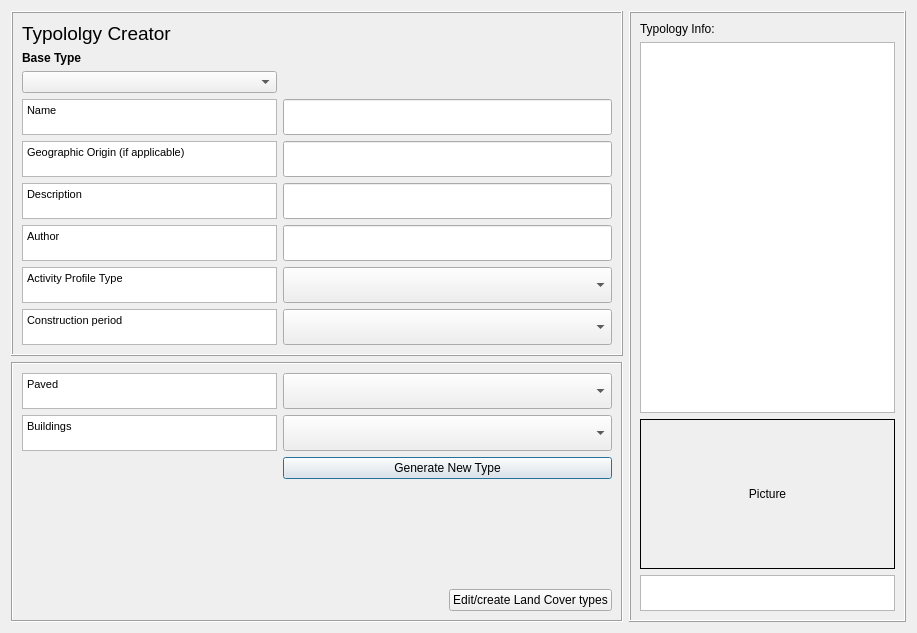
<?xml version="1.0" encoding="UTF-8"?>
<ui version="4.0">
 <class>urban_type_db_editorDialogBase</class>
 <widget class="QDialog" name="urban_type_db_editorDialogBase">
  <property name="geometry">
   <rect>
    <x>0</x>
    <y>0</y>
    <width>917</width>
    <height>633</height>
   </rect>
  </property>
  <property name="windowTitle">
   <string>Urban Type Database editor</string>
  </property>
  <layout class="QGridLayout" name="gridLayout_3">
   <item row="0" column="0">
    <widget class="QFrame" name="frame1">
     <property name="frameShape">
      <enum>QFrame::Box</enum>
     </property>
     <property name="frameShadow">
      <enum>QFrame::Raised</enum>
     </property>
     <layout class="QGridLayout" name="gridLayout">
      <item row="0" column="0">
       <widget class="QLabel" name="label_42">
        <property name="font">
         <font>
          <pointsize>14</pointsize>
         </font>
        </property>
        <property name="text">
         <string>&lt;!DOCTYPE HTML PUBLIC &quot;-//W3C//DTD HTML 4.0//EN&quot; &quot;http://www.w3.org/TR/REC-html40/strict.dtd&quot;&gt;
&lt;html&gt;&lt;head&gt;&lt;meta name=&quot;qrichtext&quot; content=&quot;1&quot; /&gt;&lt;style type=&quot;text/css&quot;&gt;
p, li { white-space: pre-wrap; }
&lt;/style&gt;&lt;/head&gt;&lt;body style=&quot; font-family:'MS Shell Dlg 2'; font-size:7.8pt; font-weight:400; font-style:normal;&quot;&gt;
&lt;p style=&quot; margin-top:0px; margin-bottom:0px; margin-left:0px; margin-right:0px; -qt-block-indent:0; text-indent:0px;&quot;&gt;&lt;span style=&quot; font-size:14pt;&quot;&gt;Typololgy Creator&lt;/span&gt;&lt;/p&gt;&lt;/body&gt;&lt;/html&gt;</string>
        </property>
       </widget>
      </item>
      <item row="1" column="0">
       <widget class="QLabel" name="label">
        <property name="sizePolicy">
         <sizepolicy hsizetype="Preferred" vsizetype="Minimum">
          <horstretch>0</horstretch>
          <verstretch>0</verstretch>
         </sizepolicy>
        </property>
        <property name="font">
         <font>
          <weight>75</weight>
          <bold>true</bold>
         </font>
        </property>
        <property name="text">
         <string>Base Type</string>
        </property>
        <property name="alignment">
         <set>Qt::AlignBottom|Qt::AlignLeading|Qt::AlignLeft</set>
        </property>
       </widget>
      </item>
      <item row="2" column="0">
       <widget class="QComboBox" name="comboBoxTableSelect"/>
      </item>
      <item row="3" column="0">
       <widget class="QTextBrowser" name="textBrowser_Surface">
        <property name="sizePolicy">
         <sizepolicy hsizetype="Preferred" vsizetype="Preferred">
          <horstretch>0</horstretch>
          <verstretch>0</verstretch>
         </sizepolicy>
        </property>
        <property name="minimumSize">
         <size>
          <width>1</width>
          <height>0</height>
         </size>
        </property>
        <property name="maximumSize">
         <size>
          <width>16777215</width>
          <height>36</height>
         </size>
        </property>
        <property name="html">
         <string>&lt;!DOCTYPE HTML PUBLIC &quot;-//W3C//DTD HTML 4.0//EN&quot; &quot;http://www.w3.org/TR/REC-html40/strict.dtd&quot;&gt;
&lt;html&gt;&lt;head&gt;&lt;meta name=&quot;qrichtext&quot; content=&quot;1&quot; /&gt;&lt;style type=&quot;text/css&quot;&gt;
p, li { white-space: pre-wrap; }
&lt;/style&gt;&lt;/head&gt;&lt;body style=&quot; font-family:'MS Shell Dlg 2'; font-size:8.25pt; font-weight:400; font-style:normal;&quot;&gt;
&lt;p style=&quot; margin-top:0px; margin-bottom:0px; margin-left:0px; margin-right:0px; -qt-block-indent:0; text-indent:0px;&quot;&gt;&lt;span style=&quot; font-size:8pt;&quot;&gt;Name&lt;/span&gt;&lt;/p&gt;&lt;/body&gt;&lt;/html&gt;</string>
        </property>
       </widget>
      </item>
      <item row="3" column="1">
       <widget class="QgsFilterLineEdit" name="textEditName">
        <property name="sizePolicy">
         <sizepolicy hsizetype="Expanding" vsizetype="Preferred">
          <horstretch>0</horstretch>
          <verstretch>0</verstretch>
         </sizepolicy>
        </property>
        <property name="maximumSize">
         <size>
          <width>16777215</width>
          <height>36</height>
         </size>
        </property>
        <property name="inputMethodHints">
         <set>Qt::ImhNone</set>
        </property>
        <property name="qgisRelation" stdset="0">
         <string notr="true"/>
        </property>
       </widget>
      </item>
      <item row="4" column="0">
       <widget class="QTextBrowser" name="textBrowserDesc">
        <property name="sizePolicy">
         <sizepolicy hsizetype="Preferred" vsizetype="Preferred">
          <horstretch>0</horstretch>
          <verstretch>0</verstretch>
         </sizepolicy>
        </property>
        <property name="minimumSize">
         <size>
          <width>1</width>
          <height>0</height>
         </size>
        </property>
        <property name="maximumSize">
         <size>
          <width>16777215</width>
          <height>36</height>
         </size>
        </property>
        <property name="html">
         <string>&lt;!DOCTYPE HTML PUBLIC &quot;-//W3C//DTD HTML 4.0//EN&quot; &quot;http://www.w3.org/TR/REC-html40/strict.dtd&quot;&gt;
&lt;html&gt;&lt;head&gt;&lt;meta name=&quot;qrichtext&quot; content=&quot;1&quot; /&gt;&lt;style type=&quot;text/css&quot;&gt;
p, li { white-space: pre-wrap; }
&lt;/style&gt;&lt;/head&gt;&lt;body style=&quot; font-family:'MS Shell Dlg 2'; font-size:8.25pt; font-weight:400; font-style:normal;&quot;&gt;
&lt;p style=&quot; margin-top:0px; margin-bottom:0px; margin-left:0px; margin-right:0px; -qt-block-indent:0; text-indent:0px;&quot;&gt;&lt;span style=&quot; font-size:8pt;&quot;&gt;Geographic Origin (if applicable)&lt;/span&gt;&lt;/p&gt;&lt;/body&gt;&lt;/html&gt;</string>
        </property>
       </widget>
      </item>
      <item row="4" column="1">
       <widget class="QgsFilterLineEdit" name="textEditOrig">
        <property name="sizePolicy">
         <sizepolicy hsizetype="Expanding" vsizetype="Preferred">
          <horstretch>0</horstretch>
          <verstretch>0</verstretch>
         </sizepolicy>
        </property>
        <property name="maximumSize">
         <size>
          <width>16777215</width>
          <height>36</height>
         </size>
        </property>
        <property name="inputMethodHints">
         <set>Qt::ImhNone</set>
        </property>
        <property name="qgisRelation" stdset="0">
         <string notr="true"/>
        </property>
       </widget>
      </item>
      <item row="5" column="0">
       <widget class="QTextBrowser" name="textBrowserOrig">
        <property name="sizePolicy">
         <sizepolicy hsizetype="Preferred" vsizetype="Preferred">
          <horstretch>0</horstretch>
          <verstretch>0</verstretch>
         </sizepolicy>
        </property>
        <property name="minimumSize">
         <size>
          <width>1</width>
          <height>0</height>
         </size>
        </property>
        <property name="maximumSize">
         <size>
          <width>16777215</width>
          <height>36</height>
         </size>
        </property>
        <property name="html">
         <string>&lt;!DOCTYPE HTML PUBLIC &quot;-//W3C//DTD HTML 4.0//EN&quot; &quot;http://www.w3.org/TR/REC-html40/strict.dtd&quot;&gt;
&lt;html&gt;&lt;head&gt;&lt;meta name=&quot;qrichtext&quot; content=&quot;1&quot; /&gt;&lt;style type=&quot;text/css&quot;&gt;
p, li { white-space: pre-wrap; }
&lt;/style&gt;&lt;/head&gt;&lt;body style=&quot; font-family:'MS Shell Dlg 2'; font-size:8.25pt; font-weight:400; font-style:normal;&quot;&gt;
&lt;p style=&quot; margin-top:0px; margin-bottom:0px; margin-left:0px; margin-right:0px; -qt-block-indent:0; text-indent:0px;&quot;&gt;&lt;span style=&quot; font-size:8pt;&quot;&gt;Description&lt;/span&gt;&lt;/p&gt;&lt;/body&gt;&lt;/html&gt;</string>
        </property>
       </widget>
      </item>
      <item row="5" column="1">
       <widget class="QgsFilterLineEdit" name="textEditDesc">
        <property name="sizePolicy">
         <sizepolicy hsizetype="Expanding" vsizetype="Preferred">
          <horstretch>0</horstretch>
          <verstretch>0</verstretch>
         </sizepolicy>
        </property>
        <property name="maximumSize">
         <size>
          <width>16777215</width>
          <height>36</height>
         </size>
        </property>
        <property name="qgisRelation" stdset="0">
         <string notr="true"/>
        </property>
       </widget>
      </item>
      <item row="6" column="0">
       <widget class="QTextBrowser" name="textBrowserOrig_2">
        <property name="sizePolicy">
         <sizepolicy hsizetype="Preferred" vsizetype="Preferred">
          <horstretch>0</horstretch>
          <verstretch>0</verstretch>
         </sizepolicy>
        </property>
        <property name="minimumSize">
         <size>
          <width>1</width>
          <height>0</height>
         </size>
        </property>
        <property name="maximumSize">
         <size>
          <width>16777215</width>
          <height>36</height>
         </size>
        </property>
        <property name="html">
         <string>&lt;!DOCTYPE HTML PUBLIC &quot;-//W3C//DTD HTML 4.0//EN&quot; &quot;http://www.w3.org/TR/REC-html40/strict.dtd&quot;&gt;
&lt;html&gt;&lt;head&gt;&lt;meta name=&quot;qrichtext&quot; content=&quot;1&quot; /&gt;&lt;style type=&quot;text/css&quot;&gt;
p, li { white-space: pre-wrap; }
&lt;/style&gt;&lt;/head&gt;&lt;body style=&quot; font-family:'MS Shell Dlg 2'; font-size:8.25pt; font-weight:400; font-style:normal;&quot;&gt;
&lt;p style=&quot; margin-top:0px; margin-bottom:0px; margin-left:0px; margin-right:0px; -qt-block-indent:0; text-indent:0px;&quot;&gt;&lt;span style=&quot; font-size:8pt;&quot;&gt;Author&lt;/span&gt;&lt;/p&gt;&lt;/body&gt;&lt;/html&gt;</string>
        </property>
       </widget>
      </item>
      <item row="6" column="1">
       <widget class="QgsFilterLineEdit" name="textEditAuthor">
        <property name="sizePolicy">
         <sizepolicy hsizetype="Expanding" vsizetype="Preferred">
          <horstretch>0</horstretch>
          <verstretch>0</verstretch>
         </sizepolicy>
        </property>
        <property name="maximumSize">
         <size>
          <width>16777215</width>
          <height>36</height>
         </size>
        </property>
        <property name="qgisRelation" stdset="0">
         <string notr="true"/>
        </property>
       </widget>
      </item>
      <item row="7" column="0">
       <widget class="QTextBrowser" name="textBrowserProf">
        <property name="sizePolicy">
         <sizepolicy hsizetype="Preferred" vsizetype="Preferred">
          <horstretch>0</horstretch>
          <verstretch>0</verstretch>
         </sizepolicy>
        </property>
        <property name="minimumSize">
         <size>
          <width>1</width>
          <height>0</height>
         </size>
        </property>
        <property name="maximumSize">
         <size>
          <width>16777215</width>
          <height>36</height>
         </size>
        </property>
        <property name="html">
         <string>&lt;!DOCTYPE HTML PUBLIC &quot;-//W3C//DTD HTML 4.0//EN&quot; &quot;http://www.w3.org/TR/REC-html40/strict.dtd&quot;&gt;
&lt;html&gt;&lt;head&gt;&lt;meta name=&quot;qrichtext&quot; content=&quot;1&quot; /&gt;&lt;style type=&quot;text/css&quot;&gt;
p, li { white-space: pre-wrap; }
&lt;/style&gt;&lt;/head&gt;&lt;body style=&quot; font-family:'MS Shell Dlg 2'; font-size:8.25pt; font-weight:400; font-style:normal;&quot;&gt;
&lt;p style=&quot; margin-top:0px; margin-bottom:0px; margin-left:0px; margin-right:0px; -qt-block-indent:0; text-indent:0px;&quot;&gt;&lt;span style=&quot; font-size:8pt;&quot;&gt;Activity Profile Type&lt;/span&gt;&lt;/p&gt;&lt;/body&gt;&lt;/html&gt;</string>
        </property>
       </widget>
      </item>
      <item row="7" column="1">
       <widget class="QComboBox" name="comboBoxProf">
        <property name="sizePolicy">
         <sizepolicy hsizetype="Expanding" vsizetype="Preferred">
          <horstretch>0</horstretch>
          <verstretch>0</verstretch>
         </sizepolicy>
        </property>
        <property name="minimumSize">
         <size>
          <width>329</width>
          <height>0</height>
         </size>
        </property>
        <property name="currentIndex">
         <number>0</number>
        </property>
        <item>
         <property name="text">
          <string/>
         </property>
        </item>
        <item>
         <property name="text">
          <string>Residential</string>
         </property>
        </item>
        <item>
         <property name="text">
          <string>Commercial</string>
         </property>
        </item>
        <item>
         <property name="text">
          <string>Industrial</string>
         </property>
        </item>
       </widget>
      </item>
      <item row="8" column="0">
       <widget class="QTextBrowser" name="textBrowserProf_2">
        <property name="sizePolicy">
         <sizepolicy hsizetype="Preferred" vsizetype="Preferred">
          <horstretch>0</horstretch>
          <verstretch>0</verstretch>
         </sizepolicy>
        </property>
        <property name="minimumSize">
         <size>
          <width>1</width>
          <height>0</height>
         </size>
        </property>
        <property name="maximumSize">
         <size>
          <width>16777215</width>
          <height>36</height>
         </size>
        </property>
        <property name="html">
         <string>&lt;!DOCTYPE HTML PUBLIC &quot;-//W3C//DTD HTML 4.0//EN&quot; &quot;http://www.w3.org/TR/REC-html40/strict.dtd&quot;&gt;
&lt;html&gt;&lt;head&gt;&lt;meta name=&quot;qrichtext&quot; content=&quot;1&quot; /&gt;&lt;style type=&quot;text/css&quot;&gt;
p, li { white-space: pre-wrap; }
&lt;/style&gt;&lt;/head&gt;&lt;body style=&quot; font-family:'MS Shell Dlg 2'; font-size:8.25pt; font-weight:400; font-style:normal;&quot;&gt;
&lt;p style=&quot; margin-top:0px; margin-bottom:0px; margin-left:0px; margin-right:0px; -qt-block-indent:0; text-indent:0px;&quot;&gt;&lt;span style=&quot; font-size:8pt;&quot;&gt;Construction period&lt;/span&gt;&lt;/p&gt;&lt;/body&gt;&lt;/html&gt;</string>
        </property>
       </widget>
      </item>
      <item row="8" column="1">
       <widget class="QComboBox" name="comboBoxPeriod">
        <property name="sizePolicy">
         <sizepolicy hsizetype="Expanding" vsizetype="Preferred">
          <horstretch>0</horstretch>
          <verstretch>0</verstretch>
         </sizepolicy>
        </property>
        <property name="minimumSize">
         <size>
          <width>329</width>
          <height>0</height>
         </size>
        </property>
        <property name="currentIndex">
         <number>0</number>
        </property>
        <item>
         <property name="text">
          <string/>
         </property>
        </item>
        <item>
         <property name="text">
          <string>Pre80</string>
         </property>
        </item>
        <item>
         <property name="text">
          <string>Pst80</string>
         </property>
        </item>
        <item>
         <property name="text">
          <string>New</string>
         </property>
        </item>
       </widget>
      </item>
     </layout>
    </widget>
   </item>
   <item row="0" column="1" rowspan="2">
    <widget class="QFrame" name="lodFrame_4">
     <property name="frameShape">
      <enum>QFrame::Box</enum>
     </property>
     <property name="frameShadow">
      <enum>QFrame::Raised</enum>
     </property>
     <layout class="QGridLayout" name="gridLayout_9">
      <item row="0" column="0">
       <layout class="QGridLayout" name="gridLayout_4">
        <item row="0" column="0">
         <widget class="QLabel" name="label_4">
          <property name="text">
           <string>Typology Info:</string>
          </property>
          <property name="alignment">
           <set>Qt::AlignLeading|Qt::AlignLeft|Qt::AlignVCenter</set>
          </property>
         </widget>
        </item>
       </layout>
      </item>
      <item row="2" column="0">
       <widget class="QLabel" name="label_2">
        <property name="minimumSize">
         <size>
          <width>0</width>
          <height>150</height>
         </size>
        </property>
        <property name="frameShape">
         <enum>QFrame::Panel</enum>
        </property>
        <property name="text">
         <string>Picture</string>
        </property>
        <property name="alignment">
         <set>Qt::AlignCenter</set>
        </property>
       </widget>
      </item>
      <item row="1" column="0">
       <widget class="QTextBrowser" name="textBrowserTypo">
        <property name="readOnly">
         <bool>false</bool>
        </property>
        <property name="openExternalLinks">
         <bool>true</bool>
        </property>
       </widget>
      </item>
      <item row="3" column="0">
       <widget class="QTextBrowser" name="textBrowser_source">
        <property name="sizePolicy">
         <sizepolicy hsizetype="Expanding" vsizetype="Fixed">
          <horstretch>0</horstretch>
          <verstretch>0</verstretch>
         </sizepolicy>
        </property>
        <property name="maximumSize">
         <size>
          <width>16777215</width>
          <height>36</height>
         </size>
        </property>
        <property name="html">
         <string>&lt;!DOCTYPE HTML PUBLIC &quot;-//W3C//DTD HTML 4.0//EN&quot; &quot;http://www.w3.org/TR/REC-html40/strict.dtd&quot;&gt;
&lt;html&gt;&lt;head&gt;&lt;meta name=&quot;qrichtext&quot; content=&quot;1&quot; /&gt;&lt;style type=&quot;text/css&quot;&gt;
p, li { white-space: pre-wrap; }
&lt;/style&gt;&lt;/head&gt;&lt;body style=&quot; font-family:'MS Shell Dlg 2'; font-size:8.25pt; font-weight:400; font-style:normal;&quot;&gt;
&lt;p style=&quot;-qt-paragraph-type:empty; margin-top:0px; margin-bottom:0px; margin-left:0px; margin-right:0px; -qt-block-indent:0; text-indent:0px; font-size:12pt;&quot;&gt;&lt;br /&gt;&lt;/p&gt;&lt;/body&gt;&lt;/html&gt;</string>
        </property>
       </widget>
      </item>
     </layout>
    </widget>
   </item>
   <item row="1" column="0">
    <widget class="QFrame" name="frame">
     <property name="frameShape">
      <enum>QFrame::Box</enum>
     </property>
     <property name="frameShadow">
      <enum>QFrame::Sunken</enum>
     </property>
     <layout class="QGridLayout" name="gridLayout_2">
      <item row="2" column="1">
       <layout class="QGridLayout" name="gridLayout_8">
        <item row="2" column="0">
         <widget class="QPushButton" name="pushButtonGen">
          <property name="enabled">
           <bool>true</bool>
          </property>
          <property name="text">
           <string>Generate New Type</string>
          </property>
         </widget>
        </item>
       </layout>
      </item>
      <item row="1" column="0">
       <widget class="QTextBrowser" name="textBrowser_1">
        <property name="sizePolicy">
         <sizepolicy hsizetype="Expanding" vsizetype="Fixed">
          <horstretch>0</horstretch>
          <verstretch>0</verstretch>
         </sizepolicy>
        </property>
        <property name="maximumSize">
         <size>
          <width>16777215</width>
          <height>36</height>
         </size>
        </property>
        <property name="html">
         <string>&lt;!DOCTYPE HTML PUBLIC &quot;-//W3C//DTD HTML 4.0//EN&quot; &quot;http://www.w3.org/TR/REC-html40/strict.dtd&quot;&gt;
&lt;html&gt;&lt;head&gt;&lt;meta name=&quot;qrichtext&quot; content=&quot;1&quot; /&gt;&lt;style type=&quot;text/css&quot;&gt;
p, li { white-space: pre-wrap; }
&lt;/style&gt;&lt;/head&gt;&lt;body style=&quot; font-family:'MS Shell Dlg 2'; font-size:8.25pt; font-weight:400; font-style:normal;&quot;&gt;
&lt;p style=&quot; margin-top:0px; margin-bottom:0px; margin-left:0px; margin-right:0px; -qt-block-indent:0; text-indent:0px;&quot;&gt;&lt;span style=&quot; font-size:8pt;&quot;&gt;Buildings&lt;/span&gt;&lt;/p&gt;&lt;/body&gt;&lt;/html&gt;</string>
        </property>
       </widget>
      </item>
      <item row="4" column="1">
       <layout class="QGridLayout" name="gridLayout_6">
        <item row="0" column="0">
         <spacer name="horizontalSpacer_2">
          <property name="orientation">
           <enum>Qt::Horizontal</enum>
          </property>
          <property name="sizeHint" stdset="0">
           <size>
            <width>40</width>
            <height>20</height>
           </size>
          </property>
         </spacer>
        </item>
        <item row="0" column="1">
         <widget class="QPushButton" name="editTypeButton">
          <property name="enabled">
           <bool>true</bool>
          </property>
          <property name="text">
           <string>Edit/create Land Cover types</string>
          </property>
         </widget>
        </item>
       </layout>
      </item>
      <item row="0" column="1">
       <widget class="QComboBox" name="comboBoxPavedType">
        <property name="sizePolicy">
         <sizepolicy hsizetype="Expanding" vsizetype="Preferred">
          <horstretch>0</horstretch>
          <verstretch>0</verstretch>
         </sizepolicy>
        </property>
        <property name="minimumSize">
         <size>
          <width>329</width>
          <height>0</height>
         </size>
        </property>
       </widget>
      </item>
      <item row="0" column="0">
       <widget class="QTextBrowser" name="textBrowser_0">
        <property name="sizePolicy">
         <sizepolicy hsizetype="Preferred" vsizetype="Preferred">
          <horstretch>0</horstretch>
          <verstretch>0</verstretch>
         </sizepolicy>
        </property>
        <property name="maximumSize">
         <size>
          <width>16777215</width>
          <height>36</height>
         </size>
        </property>
        <property name="html">
         <string>&lt;!DOCTYPE HTML PUBLIC &quot;-//W3C//DTD HTML 4.0//EN&quot; &quot;http://www.w3.org/TR/REC-html40/strict.dtd&quot;&gt;
&lt;html&gt;&lt;head&gt;&lt;meta name=&quot;qrichtext&quot; content=&quot;1&quot; /&gt;&lt;style type=&quot;text/css&quot;&gt;
p, li { white-space: pre-wrap; }
&lt;/style&gt;&lt;/head&gt;&lt;body style=&quot; font-family:'MS Shell Dlg 2'; font-size:8.25pt; font-weight:400; font-style:normal;&quot;&gt;
&lt;p style=&quot; margin-top:0px; margin-bottom:0px; margin-left:0px; margin-right:0px; -qt-block-indent:0; text-indent:0px;&quot;&gt;&lt;span style=&quot; font-size:8pt;&quot;&gt;Paved&lt;/span&gt;&lt;/p&gt;&lt;/body&gt;&lt;/html&gt;</string>
        </property>
       </widget>
      </item>
      <item row="1" column="1">
       <widget class="QComboBox" name="comboBoxBuildingType">
        <property name="sizePolicy">
         <sizepolicy hsizetype="Expanding" vsizetype="Preferred">
          <horstretch>0</horstretch>
          <verstretch>0</verstretch>
         </sizepolicy>
        </property>
        <property name="minimumSize">
         <size>
          <width>329</width>
          <height>0</height>
         </size>
        </property>
       </widget>
      </item>
      <item row="3" column="1">
       <spacer name="verticalSpacer_2">
        <property name="orientation">
         <enum>Qt::Vertical</enum>
        </property>
        <property name="sizeHint" stdset="0">
         <size>
          <width>20</width>
          <height>40</height>
         </size>
        </property>
       </spacer>
      </item>
     </layout>
    </widget>
   </item>
  </layout>
 </widget>
 <customwidgets>
  <customwidget>
   <class>QgsFilterLineEdit</class>
   <extends>QLineEdit</extends>
   <header>qgsfilterlineedit.h</header>
  </customwidget>
 </customwidgets>
 <resources/>
 <connections/>
</ui>
